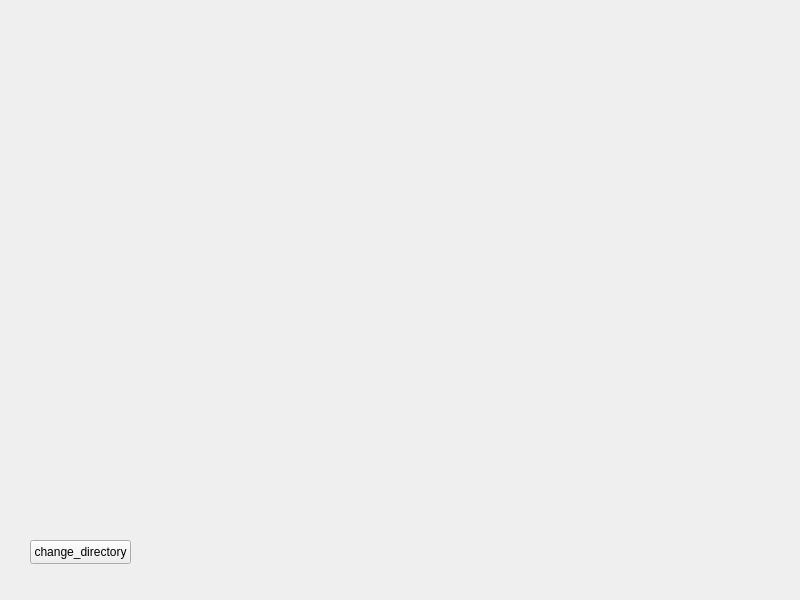
<?xml version="1.0" encoding="UTF-8"?>
<ui version="4.0">
 <class>Widget</class>
 <widget class="QWidget" name="Widget">
  <property name="geometry">
   <rect>
    <x>0</x>
    <y>0</y>
    <width>800</width>
    <height>600</height>
   </rect>
  </property>
  <property name="windowTitle">
   <string>Widget</string>
  </property>
  <widget class="QPushButton" name="change_dir">
   <property name="geometry">
    <rect>
     <x>30</x>
     <y>540</y>
     <width>101</width>
     <height>24</height>
    </rect>
   </property>
   <property name="text">
    <string>change_directory</string>
   </property>
  </widget>
 </widget>
 <resources/>
 <connections/>
</ui>
